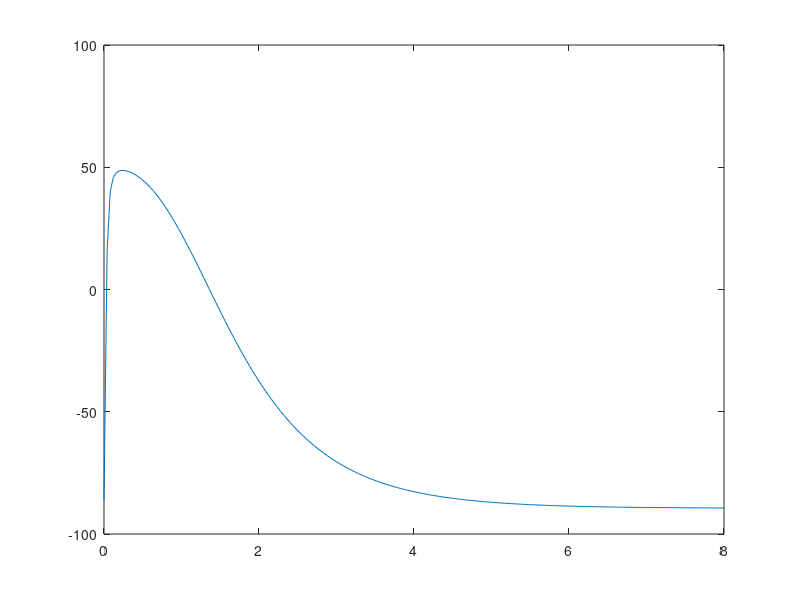
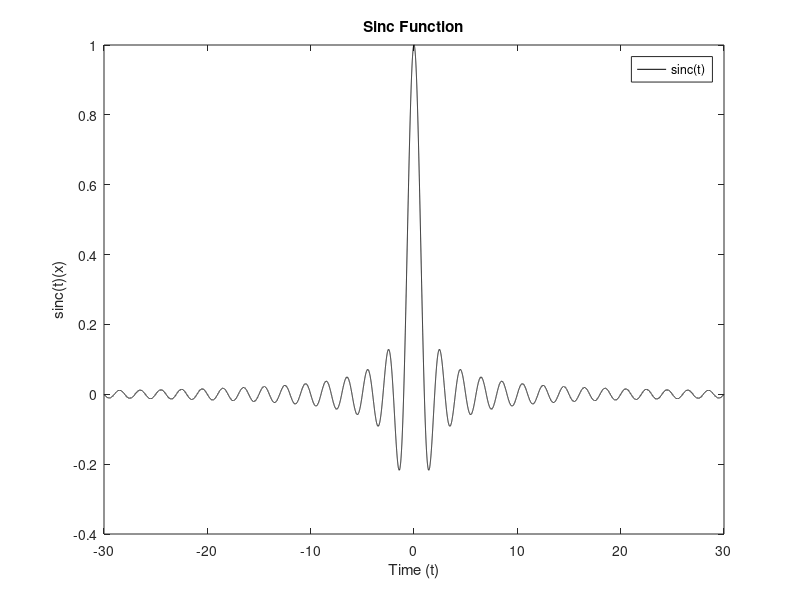
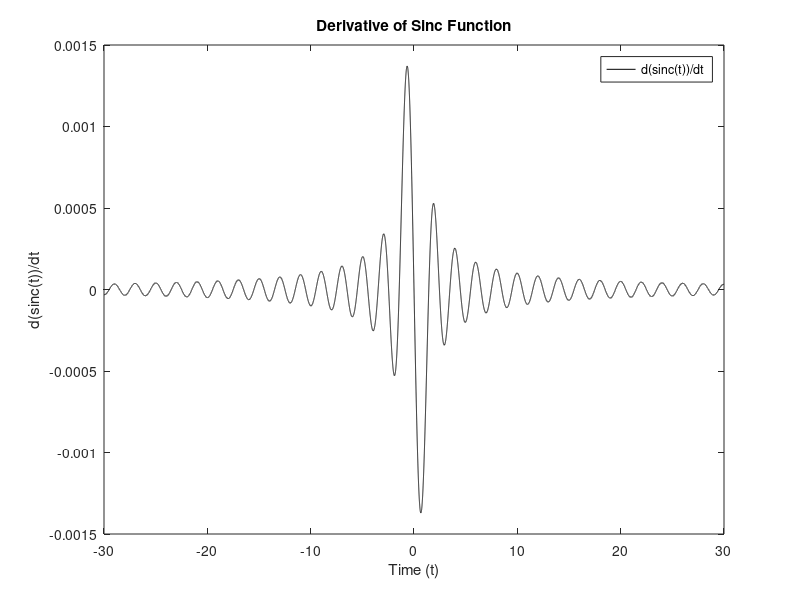
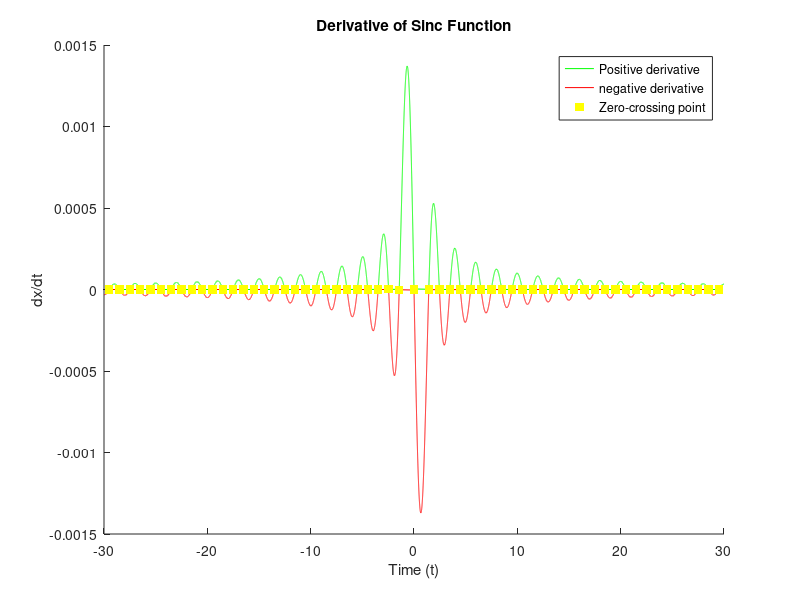

Reproduce these figures in MATLAB, in order.
%% Question 4

%% 4a)
t = [0:8/200:8];

% n gates (activation for K+ ions)
n0 = 0.3177
nInf = 0.9494
Tn = 1.2028

% m gates (activation for Na+ ions)
m0 = 0.0529
mInf = 0.9953
Tm = 0.1577

% h gates (inactivaton for k+ ions)
h0 = 0.5961
hInf = 0.0009;
Th = 1.0022;

nt = nInf - ((nInf - n0) * exp(1).^(-t/Tn));
mt = mInf - ((mInf - m0) * exp(1).^(-t/Tm));
ht = hInf - ((hInf - h0) * exp(1).^(-t/Th));
%%

%% 4b)
gkt = ((nt).^4) .* 36;
gnat = ((mt.^3)) .* (ht) .* (120);

plot(t, gkt, Color='red');
hold on
plot(t, gnat, Color='green');
hold off;

title('Conductances after a voltage clamp from -65 to +23 mV')
xlabel('Time (ms)');
ylabel('Conductance (mS/cm2)');
% difference: pottasium does not go down. Also, shorter time period for Na
% spike
%%

%% 4e)
Ek = -90;
ENa = 55;

Vmem = ((gkt.*Ek) + (gnat.*ENa)) ./ (gkt + gnat);
plot(t, Vmem);
% explination
%%

%%

%% Question 5

%%
% time vector
time = (-30:1/1000:30);

% sinc function
sinc_function = sinc(time);
figure;
plot(time, sinc_function, 'black');
title('Sinc Function');
xlabel('Time (t)');
ylabel('sinc(t)(x)');
legend('sinc(t)');

% derivative of sinc function
dsincdt = gradient(sinc_function);
figure;
plot(time, dsincdt, "black");
title('Derivative of Sinc Function');
xlabel('Time (t)');
ylabel('d(sinc(t))/dt');
legend('d(sinc(t))/dt')

% mask declaration for graph portions
positive_mask = dsincdt > 0;
zero_mask = find(diff(sign(dsincdt)));
negative_mask = dsincdt < 0;

figure;
hold on;
plot(time(positive_mask), dsincdt(positive_mask), 'green');
plot(time(negative_mask), dsincdt(negative_mask), 'red');
scatter(time(zero_mask), dsincdt(zero_mask), 'y', 's', 'filled');
title('Derivative of Sinc Function');
xlabel('Time (t)');
ylabel('dx/dt')
legend('Positive derivative', 'negative derivative', 'Zero-crossing point');
hold off;
%%

%%
%%
